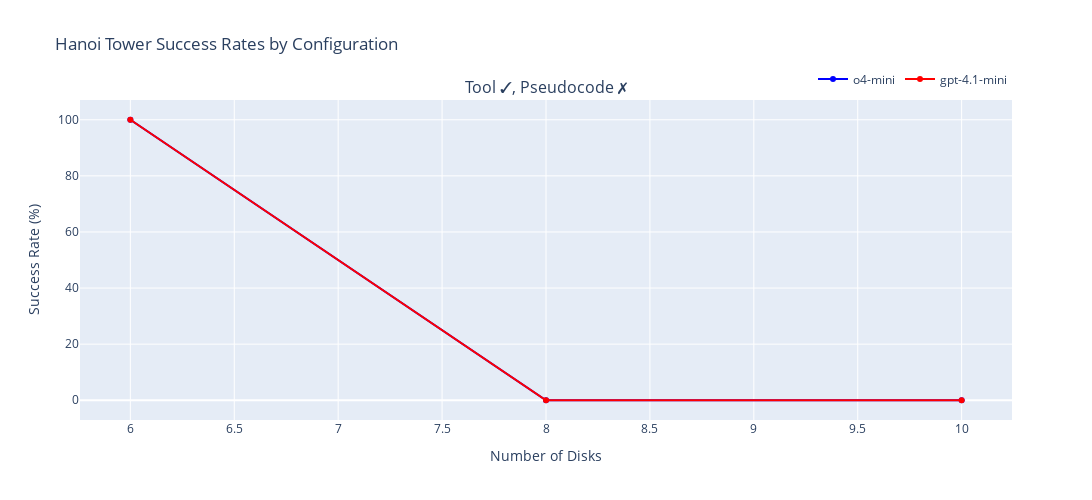

Write notebook code for a chart like this one.
### Code cell
import plotly.graph_objects as go
from plotly.subplots import make_subplots

# Create subplots for the three different configurations
fig = make_subplots(
    rows=1, cols=1,
    subplot_titles=('Tool ✓, Pseudocode ✗',)
)

# Define the three configurations
configs = [
    {'use_mcp': True, 'add_pseudocode': False}
]

# Colors for the models
colors = {'o4-mini': 'blue', 'gpt-4.1-mini': 'red'}

for col, config in enumerate(configs, 1):
    # Filter data for this configuration
    mask = (success_rates['use_mcp'] == config['use_mcp']) & \
           (success_rates['add_pseudocode'] == config['add_pseudocode'])
    config_data = success_rates[mask]
    
    # Plot each model
    for model in ['o4-mini', 'gpt-4.1-mini']:
        model_data = config_data[config_data['model_name'] == model]
        
        fig.add_trace(
            go.Scatter(
                x=model_data['n_disks'],
                y=model_data['success_rate_percent'],
                mode='lines+markers',
                name=f'{model}',
                line=dict(color=colors[model]),
                showlegend=(col == 1),  # Only show legend for first subplot
                hovertemplate='<b>%{fullData.name}</b><br>' +
                            'Disks: %{x}<br>' +
                            'Success Rate: %{y:.1f}%<br>' +
                            '<extra></extra>'
            ),
            row=1, col=col
        )

# Update layout
fig.update_layout(
    title='Hanoi Tower Success Rates by Configuration',
    height=500,
    width=1200,
    showlegend=True,
    legend=dict(
        orientation="h",
        yanchor="bottom",
        y=1.02,
        xanchor="right",
        x=1
    )
)

# Update axes labels
for i in range(1, 4):
    fig.update_xaxes(title_text="Number of Disks", row=1, col=i)
    fig.update_yaxes(title_text="Success Rate (%)", row=1, col=i)

fig.show()

### Figure 1 — Plotly figure (JSON) as saved in the notebook; plotly's stock layout.template omitted (floating-point values rounded to 4 significant figures)
{"data": [{"hovertemplate": "<b>%{fullData.name}</b><br>Disks: %{x}<br>Success Rate: %{y:.1f}%<br><extra></extra>", "line": {"color": "blue"}, "mode": "lines+markers", "name": "o4-mini", "showlegend": true, "type": "scatter", "x": [6, 8, 10], "xaxis": "x", "y": [100.0, 0.0, 0.0], "yaxis": "y"}, {"hovertemplate": "<b>%{fullData.name}</b><br>Disks: %{x}<br>Success Rate: %{y:.1f}%<br><extra></extra>", "line": {"color": "red"}, "mode": "lines+markers", "name": "gpt-4.1-mini", "showlegend": true, "type": "scatter", "x": [6, 8, 10], "xaxis": "x", "y": [100.0, 0.0, 0.0], "yaxis": "y"}], "layout": {"annotations": [{"font": {"size": 16}, "showarrow": false, "text": "Tool ✓, Pseudocode ✗", "x": 0.5, "xanchor": "center", "xref": "paper", "y": 1, "yanchor": "bottom", "yref": "paper"}], "height": 500, "legend": {"orientation": "h", "x": 1, "xanchor": "right", "y": 1.02, "yanchor": "bottom"}, "showlegend": true, "title": {"text": "Hanoi Tower Success Rates by Configuration"}, "width": 1200, "xaxis": {"anchor": "y", "domain": [0, 1], "title": {"text": "Number of Disks"}}, "yaxis": {"anchor": "x", "domain": [0, 1], "title": {"text": "Success Rate (%)"}}}}
